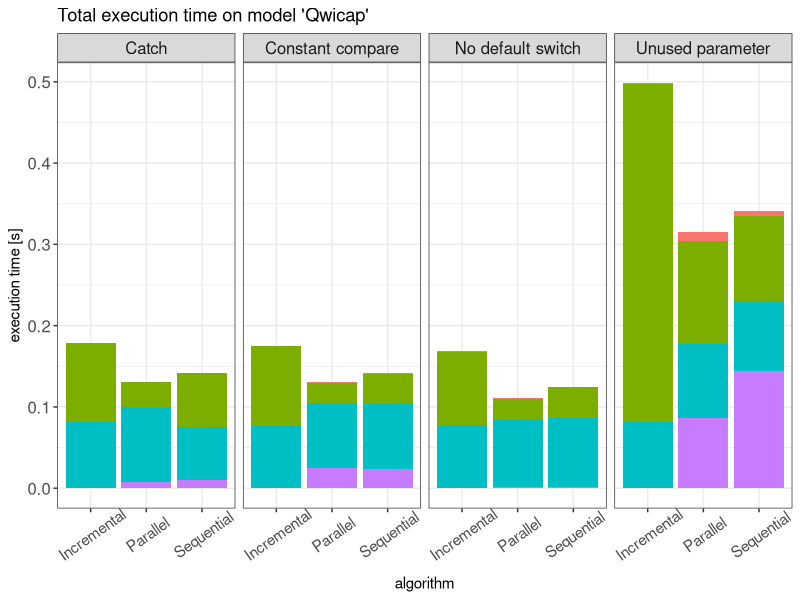

This chart was generated by the following R code: (Note: this script raises an error after producing the figure.)
library("ggplot2")
library(grid)
df = read.csv("ls_q.csv")
df$Value = df$Value / 10^9
ggplot(data=df, aes(x=Tool, y=Value, fill=Phase)) +
  geom_bar(stat="identity") +
  facet_wrap(~ Case, ncol=4) +
  theme_bw() +
  #theme(legend.key = element_blank(), legend.key.height = unit(8, "mm"),  legend.title = element_blank(), legend.position = "bottom", axis.text.x = element_text(angle = 0, hjust = 0.5, size = 11), axis.text.y = element_text(angle = 0, hjust = 0.5, size = 12)) +
  theme(legend.key = element_blank(), legend.key.height = unit(3, "mm"),  legend.title = element_blank(), legend.position = "none", axis.text.x = element_text(angle = 35, hjust = 0.5, vjust=0.7, size = 11), axis.text.y = element_text(angle = 0, hjust = 0.5,size = 12)) +
  theme(strip.text.x = element_text(size=12)) +
  theme(legend.text=element_text(size=11)) +
  labs(title = "Total execution time on model 'Qwicap'", x = "algorithm", y = "execution time [s]") +
  ggsave("diagrams/qwicap_resized.pdf", width=210, height=94, units="mm")

